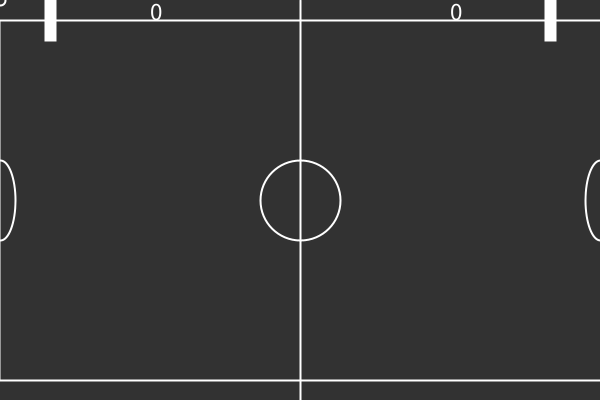
Frame 1 (no input)
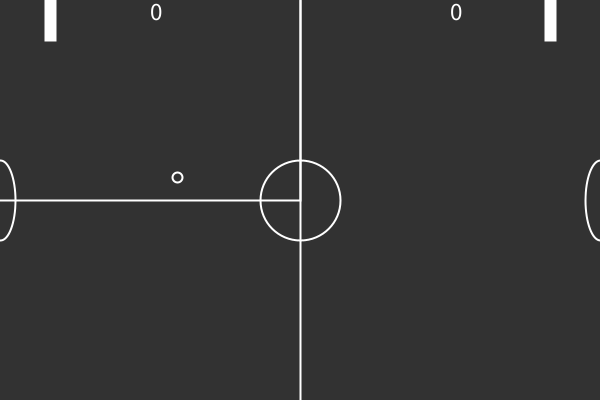
Frame 60 (the mouse pressed at the canvas centre just before this capture)
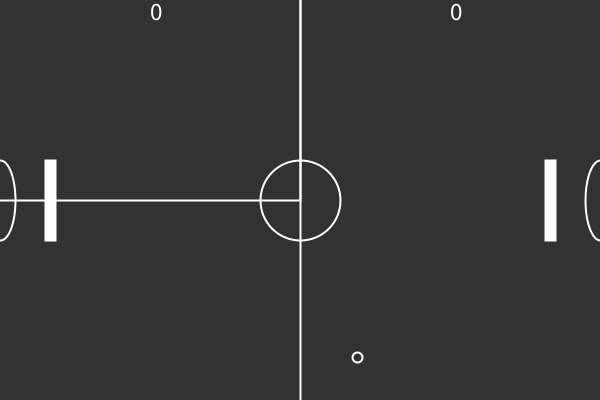
Frame 120 (the mouse held since frame 60 and released just before this capture)

The Processing sketch that drew these frames (run headless with seeded random() and noise(); from frame 60 on, the mouse is pressed at the canvas centre):

// Processing sketch: processing_163436
// ── processing_163436.pde

int x=0;
int y=0;
int my= 3;
int mx=3;
int p1Score =0;
int p2Score=0;
void setup () {
  size (600, 400);
}
void draw() {
  background (50, 0, 220);
  background(50);
  stroke(255);
  strokeWeight (2);
  fill(50);
  noFill();
  rect(-1, 20, 602, 360);
  line(300, 0, 300, 400);
  ellipse(300, 200, 80, 80);
  ellipse(0, 200, 30, 80);
  ellipse(600, 200, 30, 80);
  ellipse (x, y, 10, 10);

  fill(255);
  textSize(25);
  text (p1Score, 150, 20);
  text (p2Score, width-150, 20);

  x+=mx;
  y+=my;
  if (y> height||y<0) {
    my *= my *-1;
  }
  if (x>width) {
    mx*=-1;
    x=width/2;
    y=height/2;
    p2Score +=100;
  }

  if (x<0) {
    mx*=-1;
    x=width/2;
    y=height/2;
    p2Score +=100;
  }
  paddle (50, mouseY);
  paddle (550, mouseY);

  //hit test
  if (abs(x-50)<10 && abs(y-mouseY)<40) {
    mx = abs (mx);
  }
  //hit test
  if (abs(x-550)<10 && abs(y-mouseX)<40) {
    mx = -abs (mx);
  }
}
void paddle (int x, int y) {
  //Paddle
  rectMode(CENTER);
  rect(x, y, 10, 80);
}
